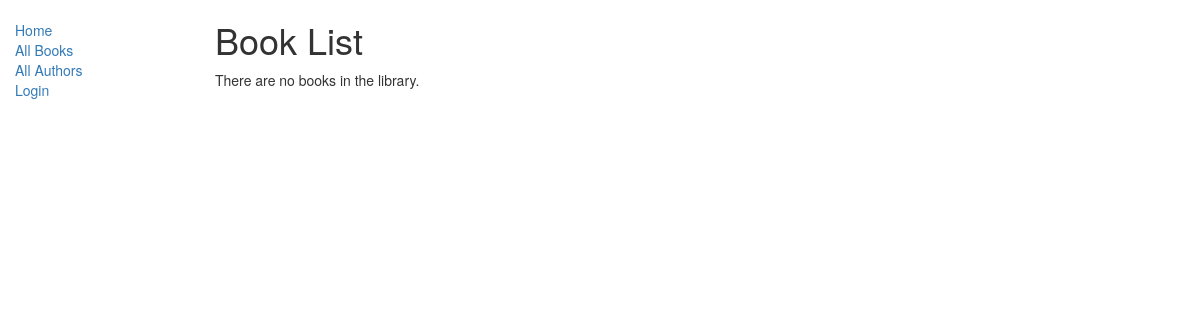
Before: /catalog/books/ with the older database file.
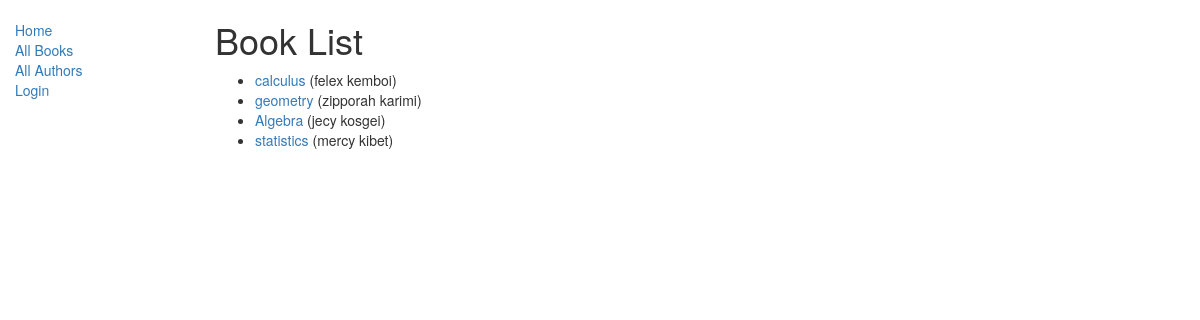
After: the same page with the newer database file.
### catalog/models.py (models this page shows, shortened)
class Book(models.Model):
    title = models.CharField(max_length=200)
    author = models.ForeignKey('Author', on_delete=models.SET_NULL, null=True)    # Foreign Key used because book can only have one author, but authors can have multiple books
    summary = models.TextField(max_length=1000, help_text='Enter a brief description of the book')
    isbn = models.CharField('ISBN',max_length=13, help_text='13 Character <a href="https://www.isbn-international.org/content/what-isbn">ISBN number</a>')
    genre = models.ManyToManyField(Genre, help_text='Select a genre for this book')
    def display_genre(self):
        """
        Creates a string for the Genre. This is required to display genre in Admin.
        """
        return ', '.join([ genre.name for genre in self.genre.all()[:3] ])
    display_genre.short_description = 'Genre'
    def get_absolute_url(self):
        return reverse('book-detail', args=[str(self.id)])

class Author(models.Model):
	first_name = models.CharField(max_length=100)
	last_name = models.CharField(max_length=100)
	date_of_birth = models.DateField(null =True,blank = True)
	date_of_death = models.DateField('Died' ,null = True,blank = True)
	class meta:
		ordering = [ "first_name"  "last_name" ]
	def __str__(self):
		return '{0} ' ' {1}'.format(self.first_name,self.last_name)

### catalog/views.py (the view)
# urls.py: path('books/', views.BookListView.as_view(), name='books'),
class BookListView(generic.ListView):
    model = Book
    context_object_name = 'book_list'   # your own name for the list as a template variable
    template_name = 'book_list.html'  # Specify your own template name/location
    def get_context_data(self, **kwargs):
       context = super().get_context_data(**kwargs)
       context['book_list'] = Book.objects.all()
       return context

### catalog/templates/catalog/book_list.html
{% extends 'base.html' %}
{% block content %}
    <h1>Book List</h1>
    {% if object_list %}
     <ul>
      {% for book in object_list %}
      <li>
        <a href="{{ book.get_absolute_url }}">{{ book.title }}</a> ({{book.author}})
      </li>
      {% endfor %}
     </ul>
    {% else %}
      <p>There are no books in the library.</p>
    {% endif %}
{% endblock %}

### catalog/templates/base.html (shortened to what this page needs)
<!DOCTYPE html>
<html lang="en">
<head>
  <link rel="stylesheet" href="https://maxcdn.bootstrapcdn.com/bootstrap/3.3.7/css/bootstrap.min.css">
   {% load static %}
   <link rel="stylesheet" type="text/css" href="{% static 'css/styles.css'%}">
</head>
<body>
<div class="container-fluid">
	<div class="row">
		<div class="col-sm-2">
		 {% block sidebar %}
		 <ul class="sidebar-nav">
		 	<li><a href="{% url 'index'   %}">Home</a></li>
		 	<li><a href="{% url 'books'   %}">All Books</a></li>
		 	<li><a href="{% url 'authors' %}">All Authors</a></li>
		 	{% if user.is_authenticated %}
		    <li>User:{{ user.get_username }}</li>
		    <li><a href="{% url 'my-borrowed' %}">My Borrowed</a></li>
		    <li><a href="{% url 'logout' %}?next={{ request.path }}">Logout</a></li>
		    {% else %}
		    <li><a href="{% url 'login' %}?next={{ request.path }}">Login</a></li>
		    {% endif %}
		    {% endblock %}
		 </ul>
		</div>
		<div class="col-sm-10">
		{% block content%}
		{% endblock %}
	   </div>
	 </div>
	</div>
</body>
</html>

### catalog/static/css/styles.css (style rules this page uses)
.sidebar-nav { margin-top: 20px; padding:0; list-style: none; }

Changed rows visible on the page:
added Book: title "calculus", author "felex kemboi"
added Book: title "geometry", author "zipporah karimi"
added Book: title "Algebra", author "jecy kosgei"
added Book: title "statistics", author "mercy kibet"
Other visible differences:
text no longer shown: "There are no books in the library."
